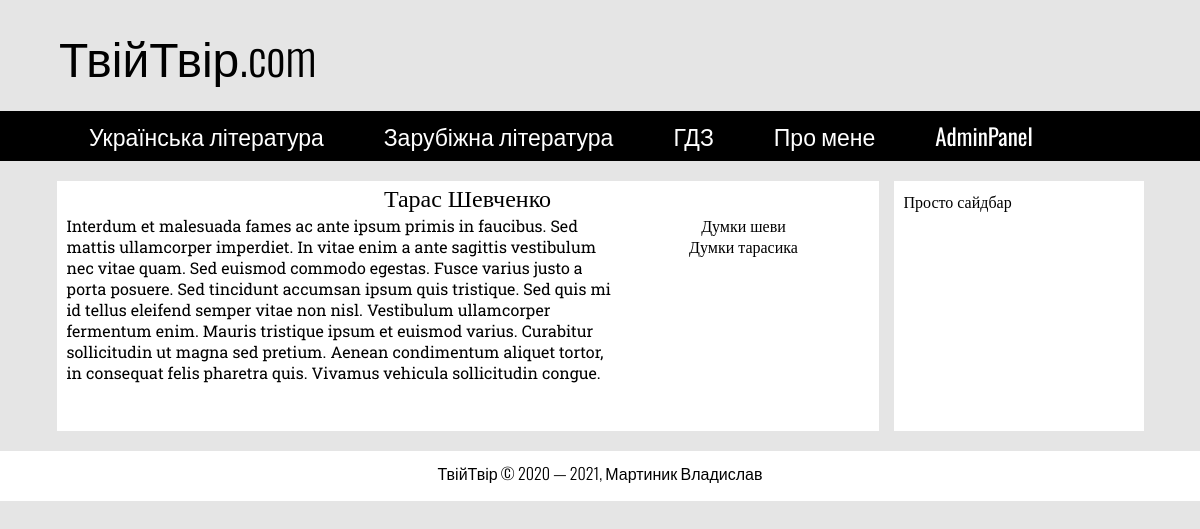
Screenshot of /authors/1 with the database file from the repository.
### tables this page shows
CREATE TABLE `authors` (
  `id` int NOT NULL,
  `first_name` varchar(255) NOT NULL COMMENT 'Ім''я письменника',
  `last_name` varchar(255) NOT NULL COMMENT 'Прізвище письменника',
  `short_biography` text NOT NULL COMMENT 'Коротка частина біографії',
  `biography` text NOT NULL COMMENT 'Біографія'
);

CREATE TABLE `writings` (
  `writing_id` int NOT NULL COMMENT 'ID твору',
  `author_id` int NOT NULL COMMENT 'ID автора',
  `title` varchar(255) NOT NULL COMMENT 'Назва твору',
  `full_text` text NOT NULL COMMENT 'Текст твору'
);

### config/routes.php (called while the page is built)
<?php
return array(
	'login' => 'login/index',
	'admnpanel/addauthor' => 'adminpanel/addauthor',
	'admnpanel/addwriting' => 'adminpanel/addwriting',
	'admnpanel/update/author/([1-9]+)' => 'adminpanel/updateauthor/$1',
	'admnpanel/update/writing/([1-9]+)' => 'adminpanel/updatewriting/$1',
	'admnpanel/update' => 'adminpanel/update',
	'admnpanel/delete/author/([1-9]+)' => 'adminpanel/deleteAuthor/$1',
	'admnpanel/delete/writing/([1-9]+)' => 'adminpanel/deleteWriting/$1',
	'admnpanel/delete' => 'adminpanel/delete',
	'admnpanel/select/author/([1-9]+)' => 'adminpanel/selectAuthor/$1',
	'admnpanel/select/writing/([1-9]+)' => 'adminpanel/selectWriting/$1',
	'admnpanel/logout' => 'adminpanel/logout',
	'admnpanel' => 'adminpanel/index',
 	'authors/([1-9]+)' => 'authors/view/$1',
	'authors' => 'authors/index',
	'writings/([1-9]+)' => 'writings/view/$1',
	'' => 'site/index',
);

### index.php (called while the page is built, shortened)
<?php
require_once(ROOT.'/components/Router.php');
$router = new Router();
$router->run();

### models/Authors.php (called while the page is built, shortened)
<?php
class Authors
{
  public static function getAuthorNameById($id)
  {
    $id = intval($id);
    if ($id) {
      $db = Db::getConnection();
      $result = $db->query("SELECT first_name, last_name, biography FROM authors WHERE id=" . $id);
      $authorName = $result->fetch(PDO::FETCH_ASSOC);
      return $authorName;
    }
  }
  public static function getAuthorsById($id)
  {
    $id = intval($id);
    if ($id) {
      $db = Db::getConnection();
      $result = $db->query("SELECT * FROM writings WHERE author_id=" . $id);
      $i = 0;
      while ($row = $result->fetch() ) {
        $writingList[$i]['writing_id'] = $row['writing_id'];
        $writingList[$i]['author_id'] = $row['author_id'];
        $writingList[$i]['title'] = $row['title'];
        $writingList[$i]['full_text'] = $row['full_text'];
        $i++;
      }
      return $writingList;
    }
  }
}

### views/Authors/authorInfo.php (the view)
<?php require_once(ROOT.'/views/header.php') ?>
      <div class="row">
        <div class="content">
          <h2 class="content-name"><?php echo $author['first_name'] . ' ' . $author['last_name'] ?></h2>
            <div class="content-text">
              <div class="biography">
                <?php echo $author['biography'] ?>
              </div>
              <div class="writings-list">
              <nav class="content-menu">
                <?php foreach ($writingList as $writing) :?>
                  <a href="/writings/<?php echo $writing['writing_id']?>"><?php echo $writing['title']?></a><br>
                <?php endforeach;?>
              </nav>
            </div>
            </div>
        </div>
        <div class="sidebar">
          <?php require_once(ROOT.'/views/sidebar.php') ?>
        </div>
      </div>
      <div class="footer">
        <?php require_once(ROOT.'/views/footer.php') ?>
      </div>
    </div>
  </body>
</html>

### components/Router.php (shortened to what this page needs)
<?php
class Router
{
	private $routes;
	public function __construct()
	{
		$routesPath = ROOT.'/config/routes.php';
		$this->routes = include($routesPath);
	}
	private function getURI()
	{
		if (!empty($_SERVER['REQUEST_URI'])) {
		return trim($_SERVER['REQUEST_URI'], '/');
		}
	}
	public function run()
	{
		$uri = $this->getURI();
		foreach ($this->routes as $uriPattern => $path) {
			if(preg_match("~$uriPattern~", $uri)) {
				$internalRoute = preg_replace("~$uriPattern~", $path, $uri);
				$segments = explode('/', $internalRoute);
				$controllerName = array_shift($segments).'Controller';
				$actionName = 'action'.ucfirst((array_shift($segments)));
				$paremeters = $segments;
				$controllerObject = new $controllerName;
				$result = call_user_func_array(array($controllerObject, $actionName), $paremeters);
				if ($result != null) {
					break;
				}
			}
		}
	}
}

### views/header.php (shortened to what this page needs)
<!DOCTYPE html>
<html lang="uk">
  <head>
    <link rel="stylesheet" href="../css/style.css">
  </head>
  <body>
    <div class="wrapper">
      <div class="header">
        <div class="header-top">
          <a href="/" class="logo">ТвійТвір.com</a>
        </div>
        <div class="header-bottom">
          <nav class="menu">
            <ul class="topmenu">
                <li><a href="/authors/">Українська література</a></li>
                <li><a href="">Зарубіжна література</a></li>
                <li><a href="">ГДЗ</a></li>
                <li><a href="">Про мене</a></li>
                <li><a href="/login">AdminPanel</a></li>
            </ul>
          </nav>
        </div>
      </div>

### views/sidebar.php
Просто сайдбар

### views/footer.php
<p class="foot-info">ТвійТвір © 2020 — 2021, Мартиник Владислав</p>

### css/style.css (style rules this page uses)
* { box-sizing: border-box; }
body { background: #e5e5e5; font-size: 100%; margin: 0 auto; }
.header { display: flex; flex-direction: column; }
.header-top { text-align: left; }
.header a { text-decoration: none; display: block; }
.logo { color: black; font-size: 3em; padding: 20px 0; max-width: 1370px; width: 100%; margin: 0 auto; font-family: 'Oswald', sans-serif; font-weight: 300; }
.header-bottom { background: black; }
.menu { display: table; max-width: 1370px; width: 100%; margin: 0 auto; }
.menu > ul { list-style: none; margin: 0; padding: 0; }
.topmenu::after { content: ""; display: table; clear: both; }
.topmenu > li { float: left; position: relative; }
.topmenu > li > a { font-family: 'Oswald', sans-serif; font-weight: 400; font-size: 23px; color: white; padding: 8px 30px; }
.row { width: 100%; max-width: 1370px; padding: 0px; margin: 20px auto; display: flex; justify-content: center; align-items: flex-start; }
.row div { background: white; color: black; text-align: left; }
.content { min-height: 250px; max-width: 1090px; width: 80%; font-family: 'Roboto Slab', serif; margin-right: 30px; }
.content-name { font-weight: 500; text-align: center; margin: 1px; }
.content-text { padding: 0 10px; display: flex; justify-content: space-around; }
.content-menu { text-align: center; min-width: 250px; }
.content-menu a { text-decoration:none; padding:2px 20px; color:black; }
.sidebar { width: 19%; max-width: 250px; min-height: 250px; padding: 10px; font-family: 'Roboto Slab', serif; }
.footer { margin: 0 auto; width: 100%; min-height: 50px; background: white; text-align: center; font-family: 'Oswald', sans-serif; font-weight: 300; }
.foot-info { padding-top: 10px; }
@media screen and (min-width:1110px) and (max-width:1370px) { body { margin: 0 auto; } }
@media screen and (min-width:1110px) and (max-width:1370px) { .content { width: 60%; min-width: 822px; margin-right: 15px; } }
@media screen and (min-width:1110px) and (max-width:1370px) { .logo { width: 79%; min-width: 1082px; } }
@media screen and (min-width:1110px) and (max-width:1370px) { .menu { min-width: 1082px; width: 79%; } }
@media screen and (min-width:1110px) and (max-width:1370px) { .sidebar { min-width: 250px; } }

### rows the page displays
authors: first_name "Тарас", last_name "Шевченко", biography "Interdum et malesuada fames ac ante ipsum primis in faucibus. Sed mattis ullamcorper imperdiet. In vitae enim a ante sagittis vestibulum nec vitae quam. Sed euismod commodo egestas. Fusce varius justo a porta posuere. Sed tincidunt accumsan ipsum quis tristique. Sed quis mi id tellus eleifend semper vitae non nisl. Vestibulum ullamcorper fermentum enim. Mauris tristique ipsum et euismod varius. Curabitur sollicitudin ut magna sed pretium. Aenean condimentum aliquet tortor, in consequat felis pharetra quis. Vivamus vehicula sollicitudin congue."
writings: title "Думки шеви"
writings: title "Думки тарасика"
